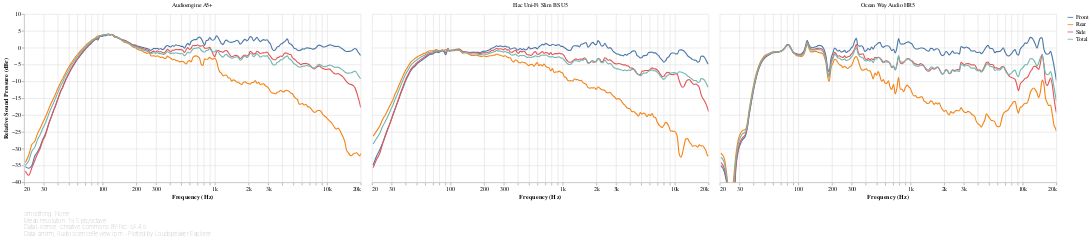

This figure's notebook cell:
### Markdown cell above
[ANSI-CTA-2034-A](https://shop.cta.tech/products/standard-method-of-measurement-for-in-home-loudspeakers) section 5.2 defines the following Horizontal Reflection curves as the power average of the responses at the following horizontal angles:

- **Front**: ±0-30°
- **Side**: ±40-80°
- **Rear**: ±90-180° (i.e. rear semicircle)

### Code cell
#@markdown
def reflection_responses_chart(axis):
    return frequency_response_db_chart(
        speakers_fr_ready
            .loc[:, f'{axis} Reflections']
            .rename_axis(columns=['Direction'])
            .rename(columns=lambda column:
                    re.sub(f' ?{axis} ?', '', re.sub(' ?Reflection ?', '', column))),
        lambda chart: lsx.util.pipe(chart
            .encode(sound_pressure_yaxis(), key_color()),
            speaker_facet, speaker_input),
        lambda chart: lsx.alt.interactive_line(chart),
        fold={},
        additional_tooltips=[alt.Tooltip('key', type='nominal', title='Direction')],
        sidebyside=True)

reflection_responses_chart('Horizontal')

### Figure 1 — Vega-Lite specification as saved in the notebook (floating-point values rounded to 4 significant figures; data arrays with more than 128 entries replaced by an {"elided": "..."} marker saying what was removed)
{"config": {"view": {"continuousWidth": 400, "continuousHeight": 300, "opacity": 0}}, "vconcat": [{"data": {"name": "data-aaa1af28317867cea0dda86fd0541d10"}, "facet": {"type": "nominal", "field": "speaker", "title": null}, "spec": {"layer": [{"mark": {"type": "line", "clip": true, "interpolate": "monotone"}, "encoding": {"opacity": {"condition": {"value": 1, "selection": "selector026"}, "value": 0.2}}, "selection": {"selector026": {"type": "multi", "encodings": ["color"], "bind": "legend"}, "selector028": {"type": "interval", "bind": "scales", "encodings": ["x", "y"]}, "selector029": {"type": "single", "fields": ["speaker"], "bind": {"input": "select", "options": [null, "Audioengine A5+", "Elac Uni-Fi Slim BS U5", "Ocean Way Audio HR5"], "labels": ["All", "Audioengine A5+", "Elac Uni-Fi Slim BS U5", "Ocean Way Audio HR5"], "name": "Speaker: "}}}}, {"mark": {"type": "circle", "clip": true, "size": 100}, "encoding": {"fillOpacity": {"condition": {"value": 0.3, "selection": "selector027"}, "value": 0}}, "selection": {"selector027": {"type": "single", "on": "mouseover", "clear": "mouseout", "empty": "none", "encodings": ["x", "y"]}}}], "encoding": {"color": {"type": "nominal", "field": "key", "legend": {"symbolType": "stroke"}, "sort": null, "title": null}, "tooltip": [{"type": "nominal", "field": "key", "title": "Direction"}, {"type": "quantitative", "field": "frequency", "format": ".03s", "title": "Frequency (Hz)"}, {"type": "quantitative", "field": "value", "format": ".2f", "title": "Value (dB)"}], "x": {"type": "quantitative", "axis": {"format": "s"}, "field": "frequency", "scale": {"base": 10, "domain": [20, 20000], "nice": false, "type": "log"}, "title": "Frequency (Hz)"}, "y": {"type": "quantitative", "axis": {"grid": true}, "field": "value", "scale": {"domain": [-40, 10]}, "title": ["Relative Sound Pressure (dBr)"]}}, "height": 300, "transform": [{"flatten": ["frequency", "Front", "Rear", "Side", "Total"]}, {"fold": ["Front", "Rear", "Side", "Total"]}], "width": 600}, "transform": [{"filter": {"selection": "selector029"}}]}, {"mark": "text", "height": 1, "title": {"text": ["Smoothing: None", "Mean resolution: 19.5 pts/octave", "Data License: Creative Commons BY-NC-SA 4.0", "Data: amirm, AudioScienceReview.com - Plotted by Loudspeaker Explorer"], "anchor": "start", "color": "gray", "fontSize": 10, "fontWeight": "lighter"}, "width": 600}], "resolve": {"legend": {"color": "independent"}}, "$schema": "https://vega.github.io/schema/vega-lite/v4.8.1.json", "datasets": {"data-aaa1af28317867cea0dda86fd0541d10": [{"speaker": "Audioengine A5+", "frequency": {"elided": "194 float values"}, "Front": {"elided": "194 float values"}, "Rear": {"elided": "194 float values"}, "Side": {"elided": "194 float values"}, "Total": {"elided": "194 float values"}}, {"speaker": "Elac Uni-Fi Slim BS U5", "frequency": {"elided": "194 float values"}, "Front": {"elided": "194 float values"}, "Rear": {"elided": "194 float values"}, "Side": {"elided": "194 float values"}, "Total": {"elided": "194 float values"}}, {"speaker": "Ocean Way Audio HR5", "frequency": {"elided": "194 float values"}, "Front": {"elided": "194 float values"}, "Rear": {"elided": "194 float values"}, "Side": {"elided": "194 float values"}, "Total": {"elided": "194 float values"}}]}}
